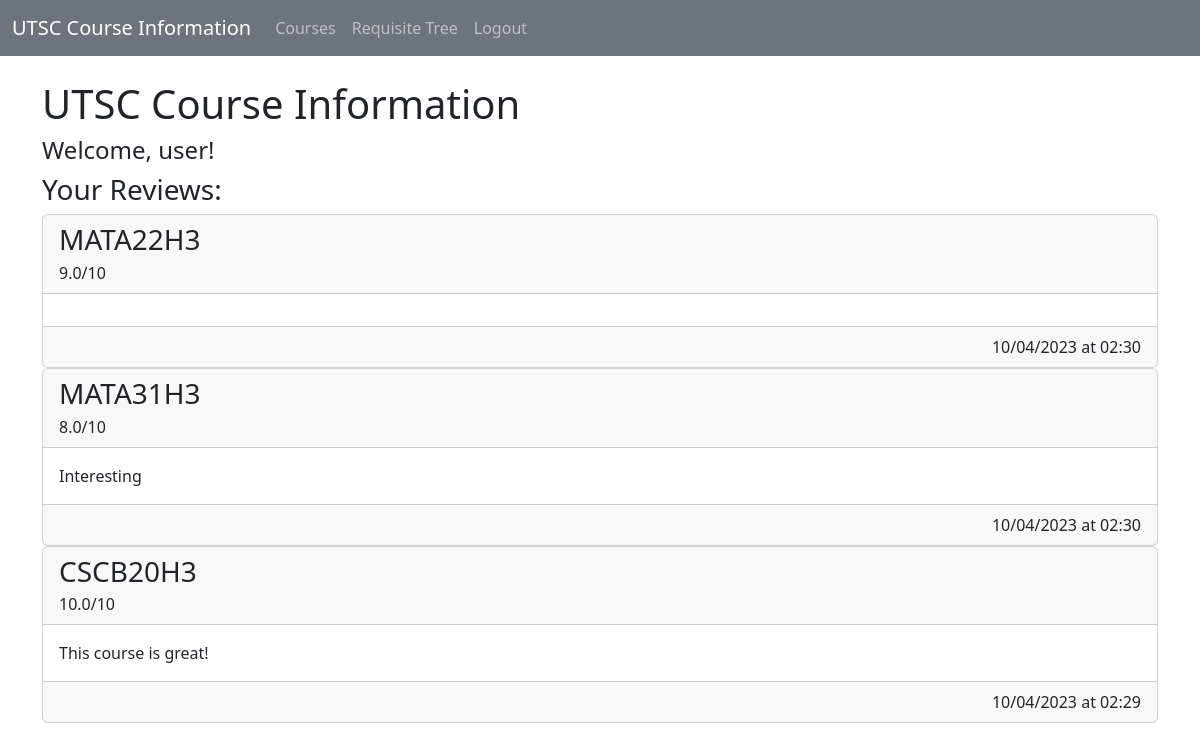
/ (signed in), run on the app's committed database.
### tables this page shows
CREATE TABLE Review (id                   INTEGER PRIMARY KEY AUTOINCREMENT,
            timestamp            DATETIME NOT NULL,
            course_id            CHAR(8) NOT NULL,
            username             TEXT NOT NULL,
            rating               INT NOT NULL CHECK(0 <= rating AND rating <= 10),
            content              TEXT,
            UNIQUE (course_id, username),
            FOREIGN KEY(course_id) REFERENCES Course(id),
            FOREIGN KEY(username) REFERENCES User(username));

### main.py (the view)
@app.get('/')
def page_index():
    return render_template('index.html', reviews=get_user_reviews())

### main.py (called while the page is built)
def get_db():
    if not hasattr(g, '_db'):
        g._db = sqlite_db.SqlDb(DB_FILE)
    return g._db

@app.teardown_appcontext
def close_connection(exception):
    if hasattr(g, '_db'):
        g._db.close()

def get_username():
    return session.get('user')

def get_user_reviews():
    if (username := get_username()):
        return get_db().get_user_reviews(username)

@app.template_filter('format_unix')
def format_unix(timestamp, format="%d/%m/%Y at %H:%M"):
    return datetime.fromtimestamp(timestamp).strftime(format)

@app.template_filter('course_page')
def course_page(course_id):
    return url_for('page_course', course_id=course_id)

### sqlite_db.py (called while the page is built)
    def _commit(self):
        self._con.commit()

    def close(self):
        self._con.close()

    def get_user_reviews(self, username, limit=-1):
        query = self._execute_query(GET_REVIEW_BY_USERNAME, (username, limit))
        if query is not None:
            return [{"review_id": row[0],
                     "timestamp": row[1],
                     "course_id": row[2],
                     "rating": row[4],
                     "content": row[5]} for row in query]

    def _execute_query(self, query, params=[], verbose=True):
        try:
            cur = self._con.execute(query, params)
            self._commit()
            return cur
        except sqlite3.IntegrityError as e:
            if verbose:
                print(e)
                print(f"Could not execute \"{query}\" with parameters {params}")
            return None

### templates/index.html (shortened to what this page needs)
{% extends 'template.html' %}
{% block header %}{% block title %}UTSC Course Information{% endblock %}{% endblock %}
{% block main %}
	{% if session.user %}
		<h4>Welcome, {{ session.user }}!</h4>
		<h3>Your Reviews:</h3>
		{% if reviews %}
			{% for review in reviews %}
				<li class="card" id="review-{{ review.review_id }}">
					<a class="text-decoration-none text-reset" href="{{ review.course_id|course_page }}#review-{{ review.review_id }}">
						<div class="card-header">
							<h3 class="card-title">{{ review.course_id }}</h3>
							<p class="card-subtitle">{{ "%.1f"|format(review.rating) }}/10</p>
						</div>
					</a>
					<div class="card-body">
						{{ review.content }}
					</div>
					<div class="card-footer text-end">
						{{ review.timestamp | format_unix }}
					</div>
				</li>
			{% endfor %}
		{% else %}
			<a href="{{ url_for('page_courses') }}" class="btn btn-primary">Make Your First Review!</a>
		{% endif %}
	{% endif %}
{% endblock %}

### data on the page
Review: course_id "MATA22H3", rating "9.0", timestamp "10/04/2023 at 02:30"
Review: course_id "MATA31H3", rating "8.0", content "Interesting", timestamp "10/04/2023 at 02:30"
Review: course_id "CSCB20H3", rating "10.0", content "This course is great!", timestamp "10/04/2023 at 02:29"

### other printed values
{{ session.user }} "user"
